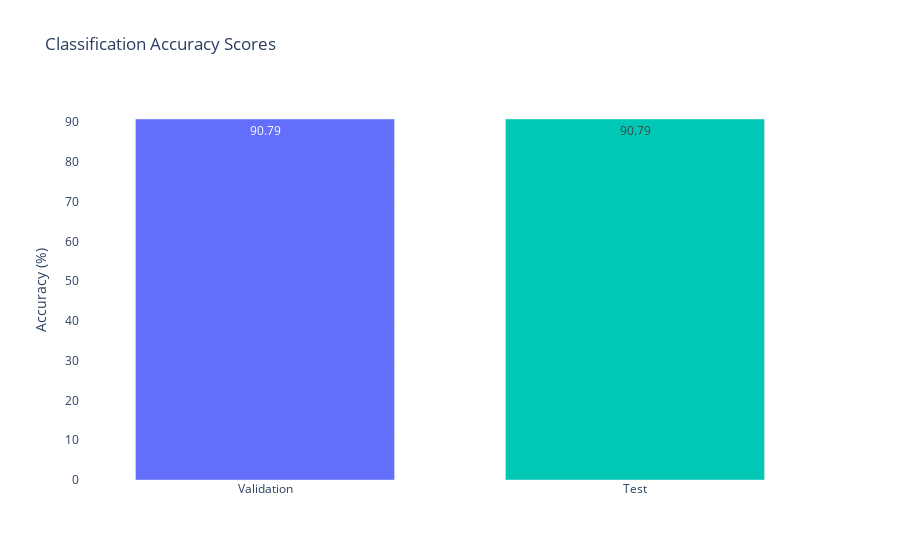
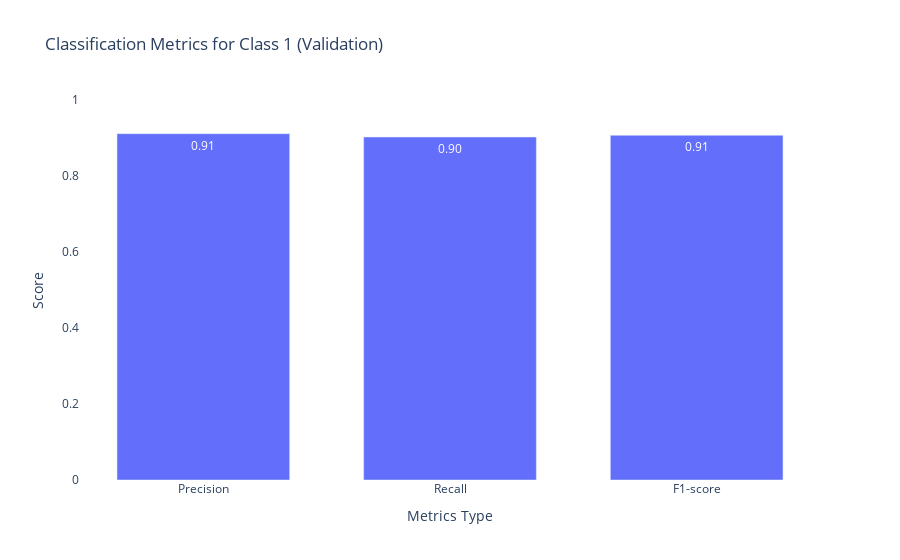

The notebook cell these images were saved under, in order:
### Code cell
# Print and plot validation metrics
validation_metrics = print_and_plot_classification_metrics_modern_edition("Validation", y_valid, y_pred_valid)
# Access individual metrics if needed
print(f"Validation Accuracy: {validation_metrics['accuracy']:.2f}")

### Figure 1 — Plotly figure (JSON) as saved in the notebook; plotly's stock layout.template omitted (floating-point values rounded to 4 significant figures)
{"data": [{"marker": {"color": ["#636efa", "#00c8b5"]}, "name": "Accuracy", "text": ["90.79", "90.79"], "textposition": "auto", "type": "bar", "x": ["Validation", "Test"], "y": [90.79, 90.79]}], "layout": {"bargap": 0.3, "paper_bgcolor": "rgba(0,0,0,0)", "plot_bgcolor": "rgba(0,0,0,0)", "title": {"text": "Classification Accuracy Scores"}, "yaxis": {"title": {"text": "Accuracy (%)"}}}}

### Figure 2 — Plotly figure (JSON) as saved in the notebook; plotly's stock layout.template omitted (floating-point values rounded to 4 significant figures)
{"data": [{"marker": {"color": "#636efa"}, "name": "Validation", "text": ["0.91", "0.90", "0.91"], "textposition": "auto", "type": "bar", "x": ["Precision", "Recall", "F1-score"], "y": [0.9114, 0.9026, 0.907]}], "layout": {"bargap": 0.3, "paper_bgcolor": "rgba(0,0,0,0)", "plot_bgcolor": "rgba(0,0,0,0)", "title": {"text": "Classification Metrics for Class 1 (Validation)"}, "xaxis": {"title": {"text": "Metrics Type"}}, "yaxis": {"range": [0, 1], "title": {"text": "Score"}}}}
